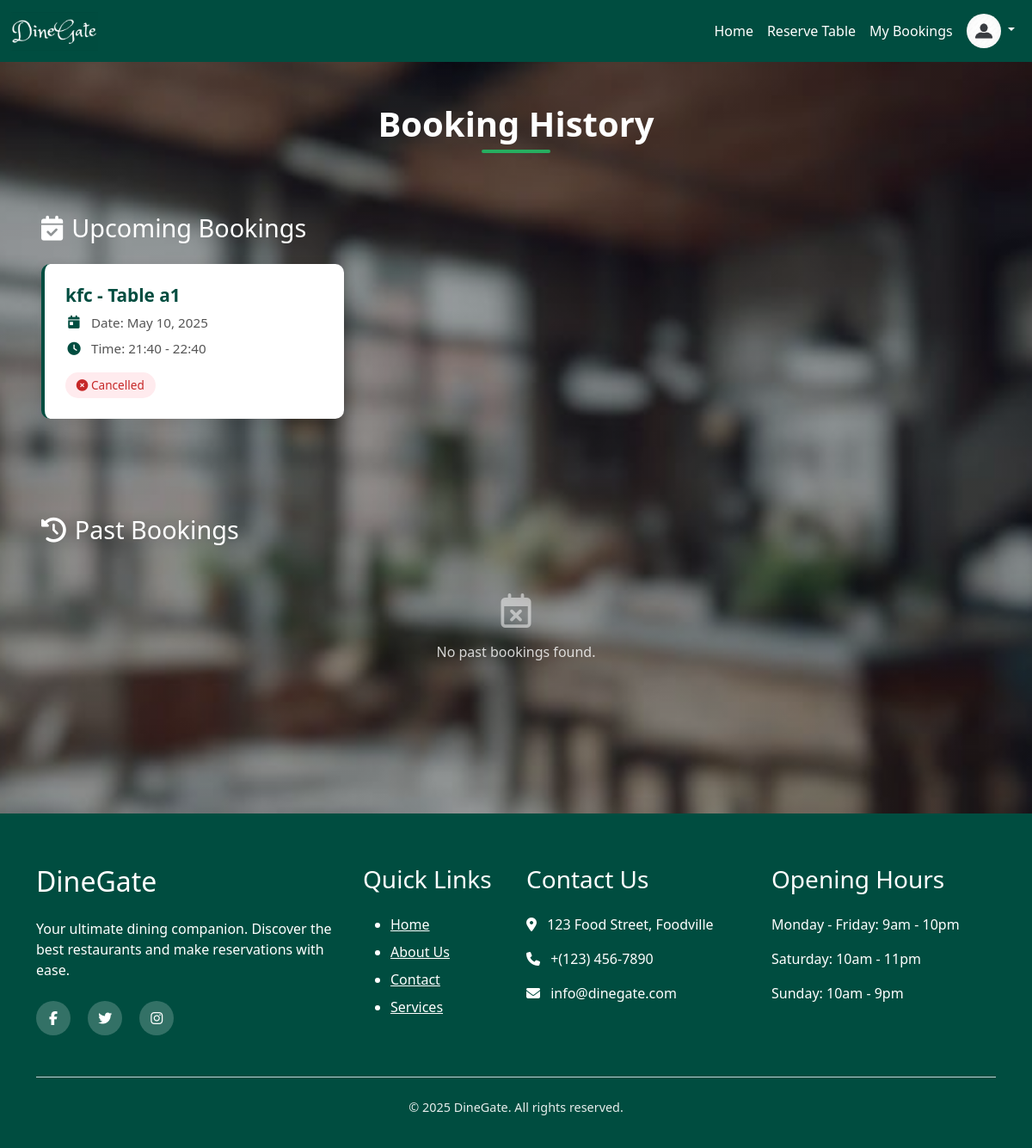
The page /Book_history/ (signed in) on the database its author committed.
### reservation/models.py (models this page shows, shortened)
class TableReservation(models.Model):
    user=models.ForeignKey(CustomerUser,on_delete=models.CASCADE)
    restaurant=models.ForeignKey(Restaurant ,on_delete=models.CASCADE)
    table=models.ForeignKey(Table_list ,on_delete=models.CASCADE)
    reserve_date=models.DateField()
    start_time=models.TimeField()
    end_time=models.TimeField()
    status_choice=(
        ('confirm','confirm'),
        ('cancel','cancel'),
    )
    status=models.CharField(max_length=100,choices=status_choice)
    class Meta:
        unique_together = ('user', 'table', 'reserve_date', 'start_time', 'end_time')

class Table_list(models.Model):
    restaurant=models.ForeignKey(Restaurant ,on_delete=models.CASCADE)
    table_no=models.CharField(max_length=100,blank=True,null=True)
    date=models.DateField(blank=True,null=True)
    start_time=models.TimeField(blank=True,null=True)
    end_time=models.TimeField(blank=True,null=True)
    no_of_people=models.IntegerField(blank=True,null=True)
    is_available = models.BooleanField(default=True)
    class Meta:
        unique_together = ('restaurant', 'table_no', 'date', 'start_time', 'end_time')

### restaurant/models.py (models this page shows, shortened)
class Restaurant(models.Model):
    restaurant_name=models.CharField(max_length=200)
    s_time=models.TimeField(blank=True,null=True)
    e_time=models.TimeField(blank=True,null=True)
    min_price=models.IntegerField(blank=True,null=True)
    max_price=models.IntegerField(blank=True,null=True)
    city=models.CharField(max_length=100)
    area=models.CharField(max_length=100)
    location=models.CharField(max_length=200)
    email=models.EmailField(max_length=100,blank=True,null=True)
    contact_no=models.IntegerField(blank=True,null=True)
    business_reg_id=models.IntegerField()
    password = models.CharField(max_length=128,blank=True,null=True)
    logo=models.ImageField(blank=True,null=True)
    role = models.CharField(max_length=20, default='restaurant')
    slug = models.SlugField(unique=True, blank=True,null=True)

### reservation/views.py (the view)
# urls.py: path('Book_history/',rv_views.Book_history,name='Book_history'),
def Book_history(request):
    customer_id = request.session.get('user_id')
    if not customer_id:
        return redirect('login')
    try:
        customer = CustomerUser.objects.get(id=customer_id)
    except CustomerUser.DoesNotExist:
        return redirect('login')
    now = timezone.now()
    today = now.date()
    current_time = now.time()
    bookings = TableReservation.objects.filter(user=customer).order_by('-reserve_date')
    upcoming = []
    past = []
    for b in bookings:
        if b.reserve_date > today or (b.reserve_date == today and b.start_time >= current_time):
             upcoming.append(b)
        else:
            past.append(b)
    return render(request,'reservation/Book_history.html' ,{'upcoming': upcoming,'past': past})

### account/context_processors.py (called while the page is built)
def user_role(request):
    user = None
    role = None
    if request.session.get('user_id'):
        try:
            user = CustomerUser.objects.get(id=request.session['user_id'])
            role = 'customer'
        except CustomerUser.DoesNotExist:
            pass
    elif request.session.get('restaurant_id'):
        try:
            user = Restaurant.objects.get(id=request.session['restaurant_id'])
            role = 'restaurant'
        except Restaurant.DoesNotExist:
            pass
    return {
        'logged_user': user,
        'logged_role': role,
    }

### template/reservation/Book_history.html
{% extends 'base.html' %}
{% load static %}
{% block content %}
<div class="booking-history-container" style="
    background: linear-gradient(rgba(0, 0, 0, 0.3), rgba(0, 0, 0, 0.3)),
                url('{% static 'images/back2.jpg' %}') no-repeat center center fixed;
    background-size: cover;
    min-height: 100vh;
    padding: 3rem 1rem;
">
    <div class="booking-header">
        <h1 class="booking-title">Booking History</h1>
    </div>
    <section class="booking-section">
        <h2 class="section-title">
            <i class="fas fa-calendar-check"></i> Upcoming Bookings
        </h2>
        {% if upcoming %}
        <div class="booking-grid">
            {% for booking in upcoming %}
            <div class="booking-card">
                <h3 class="booking-restaurant">{{ booking.restaurant.restaurant_name }} - Table {{ booking.table.table_no }}</h3>
                <div class="booking-detail">
                    <i class="fas fa-calendar-day"></i>
                    <span>Date: {{ booking.reserve_date }}</span>
                </div>
                <div class="booking-detail">
                    <i class="fas fa-clock"></i>
                    <span>Time: {{ booking.start_time|time:"H:i" }} - {{ booking.end_time|time:"H:i" }}</span>
                </div>
                {% if booking.status == 'confirm' %}
                <div class="booking-status status-confirm">
                    <i class="fas fa-check-circle"></i> Confirmed
                </div>
                <form method="post" action="{% url 'cancel_book' booking.id %}">
                    {% csrf_token %}
                    <button type="submit" class="btn-cancel">
                        <i class="fas fa-times"></i> Cancel Booking
                    </button>
                </form>
                {% elif booking.status == 'cancel' %}
                <div class="booking-status status-cancel">
                    <i class="fas fa-times-circle"></i> Cancelled
                </div>
                {% endif %}
            </div>
            {% endfor %}
        </div>
        {% else %}
        <div class="empty-booking">
            <i class="far fa-calendar-times"></i>
            <p>No upcoming bookings found.</p>
        </div>
        {% endif %}
    </section>
    <section class="booking-section">
        <h2 class="section-title">
            <i class="fas fa-history"></i> Past Bookings
        </h2>
        {% if past %}
        <div class="booking-grid">
            {% for booking in past %}
            <div class="booking-card">
                <h3 class="booking-restaurant">{{ booking.restaurant.restaurant_name }} - Table {{ booking.table.table_no }}</h3>
                <div class="booking-detail">
                    <i class="fas fa-calendar-day"></i>
                    <span>Date: {{ booking.reserve_date }}</span>
                </div>
                <div class="booking-detail">
                    <i class="fas fa-clock"></i>
                    <span>Time: {{ booking.start_time|time:"H:i" }} - {{ booking.end_time|time:"H:i" }}</span>
                </div>
                <div class="booking-detail">
                    <i class="fas fa-info-circle"></i>
                    <span>Status:
                        {% if booking.status == 'confirm' %}
                        <span class="status-confirm">Completed</span>
                        {% else %}
                        <span class="status-cancel">Cancelled</span>
                        {% endif %}
                    </span>
                </div>
            </div>
            {% endfor %}
        </div>
        {% else %}
        <div class="empty-booking">
            <i class="far fa-calendar-times"></i>
            <p>No past bookings found.</p>
        </div>
        {% endif %}
    </section>
</div></div>
{% endblock %}

### static/css/style.css (style rules this page uses)
body { font-family: 'Poppins', sans-serif; margin: 0; padding: 0; color: #333; line-height: 1.6; }
.booking-header { max-width: 1200px; margin: 0 auto 2rem; padding: 0 1rem; text-align: center; }
.booking-title { font-size: 2.5rem; font-weight: 700; margin-bottom: 1rem; position: relative; display: inline-block; color: #fff; }
.booking-title::after { content: ''; position: absolute; bottom: -10px; left: 50%; transform: translateX(-50%); width: 80px; height: 4px; background: #27ae60; border-radius: 2px; }
.booking-section { max-width: 1200px; margin: 0 auto 3rem; padding: 2rem; }
.section-title { font-size: 1.8rem; margin-bottom: 1.5rem; color: #fff; display: flex; align-items: center; gap: 10px; }
.booking-grid { display: grid; grid-template-columns: repeat(auto-fill, minmax(300px, 1fr)); gap: 1.5rem; }
.booking-card { background: #fff; border-radius: 10px; padding: 1.5rem; box-shadow: 0 5px 15px rgba(0, 0, 0, 0.1); transition: all 0.3s ease; border-left: 4px solid #004D40; }
.booking-restaurant { font-size: 1.3rem; font-weight: 600; color: #004D40; margin-bottom: 0.5rem; }
.booking-detail { display: flex; align-items: center; margin-bottom: 0.5rem; color: #555; font-size: 0.95rem; }
.booking-detail i { margin-right: 10px; color: #004D40; width: 20px; text-align: center; }
.booking-status { display: inline-block; padding: 0.3rem 0.8rem; border-radius: 20px; font-size: 0.85rem; font-weight: 500; margin-top: 0.5rem; }
.status-cancel { background-color: #ffebee; color: #c62828; }
.empty-booking { text-align: center; padding: 2rem; color: rgba(255, 255, 255, 0.8); grid-column: 1 / -1; }
.empty-booking i { font-size: 2.5rem; margin-bottom: 1rem; color: rgba(255, 255, 255, 0.5); }

### rows shown on the page
TableReservation: restaurant.restaurant_name "kfc", table.table_no "a1", reserve_date "May 10, 2025", start_time "21:40", end_time "22:40", status "cancel" (drawn)
